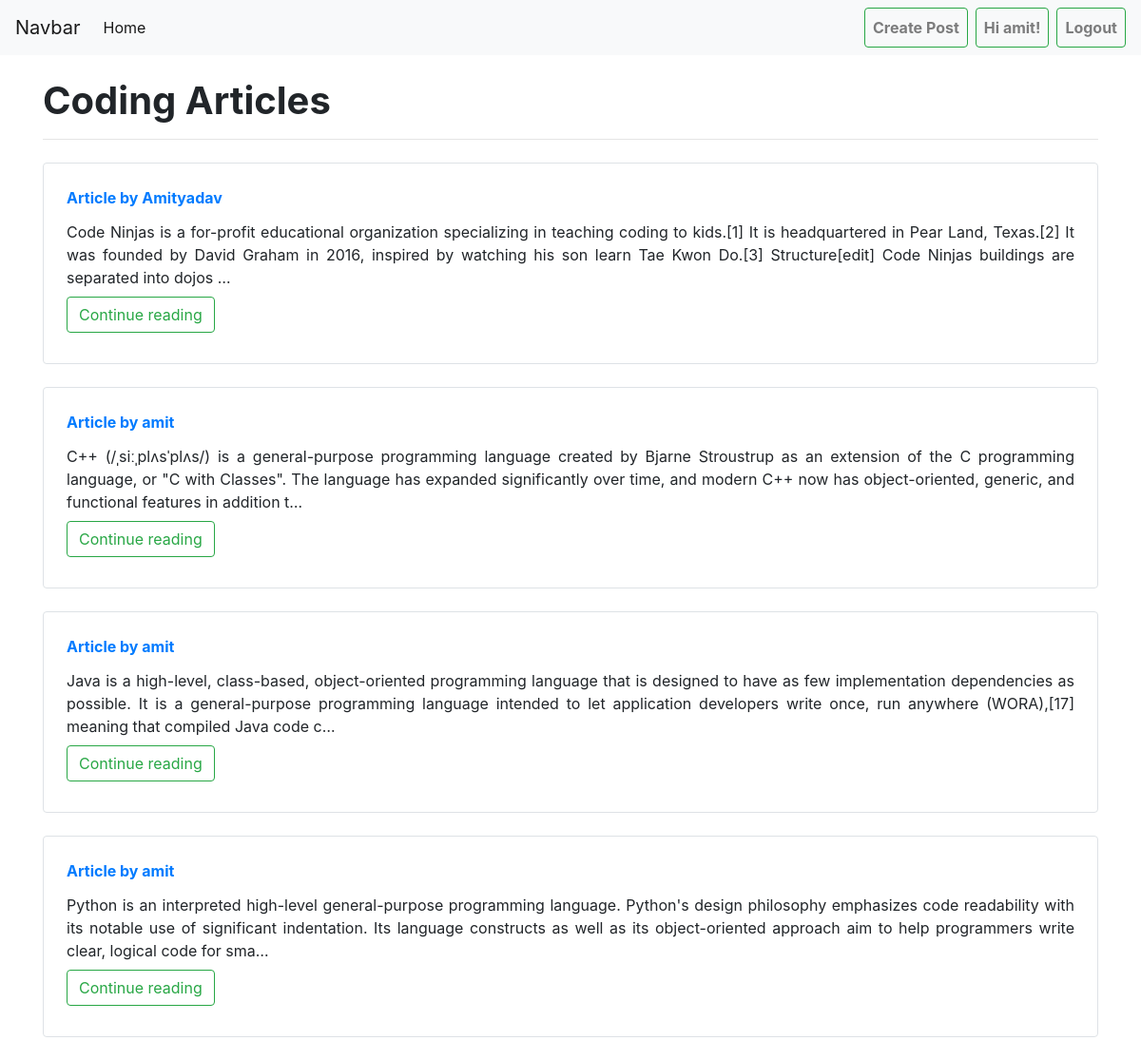
Screenshot of /bloghome (signed in) with the database file from the repository.
### user/models.py (models this page shows, shortened)
class Post(models.Model):
    user = models.ForeignKey(User, on_delete=models.CASCADE)
    text = models.TextField(blank = False, null = False)
    created_at = models.DateTimeField(default=timezone.now)
    updated_at = models.DateTimeField(default=timezone.now)

### user/views.py (the view)
# urls.py: path('bloghome',views.blogHome,),
def blogHome(request):
    allPosts=Post.objects.all()
    print(request.user.username)
    context={"allPosts":allPosts}
    return render(request,"user/blogHome.html",context)

### user/templates/user/blogHome.html (shortened to what this page needs)
{% extends 'user/base.html' %}
{% load crispy_forms_tags %}
{% block content %}
<div class="container my-4 text-justify">
    <h1><b>Coding Articles</b></h1>
    <hr>
    {% for post in allPosts %}
    <div style="background-color:white;" class="row no-gutters border rounded overflow-hidden flex-md-row mb-4 shadow-sm h-md-250 position-relative my-4 cbox">
        <div class="col p-4 d-flex flex-column position-static">
          <strong class="d-inline-block mb-2 text-primary">Article by {{post.user}}</strong>
          <p class="card-text mb-auto">{{post.text|truncatechars:300}}</p>
          <div class="my-2">
          <a href="/detail/{{post.id}}" role="button" class="btn btn-outline-success">Continue reading</a>
          </div>
        </div>
      </div>
    {% endfor %}
</div>
{% endblock content %}

### user/templates/user/base.html (shortened to what this page needs)
<!doctype html>
<html lang="en">
<head>
    <link rel="stylesheet" href="https://maxcdn.bootstrapcdn.com/bootstrap/4.0.0/css/bootstrap.min.css"
>
</head>
<body>
    <nav class="navbar navbar-expand-lg navbar-light bg-light">
        <a class="navbar-brand" href="#">Navbar</a>
        <div class="collapse navbar-collapse" id="navbarSupportedContent">
        {% if request.user.is_authenticated %}
            <ul class="navbar-nav mr-auto">
                <li class="nav-item active">
                    <a class="nav-link" href="/">Home <span class="sr-only">(current)</span></a>
                </li>
            </ul>
        {% endif %}
            <ul class="navbar-nav ml-auto">
                {% if request.user.is_authenticated %}
                <li class="nav-item">
                    <a class="nav-link btn btn-outline-success ml-2" href="/createpost"><b>Create Post</b></a>
                </li>
                <li class="nav-item">
                    <a class="nav-link btn btn-outline-success ml-2" href=""><b>Hi {{request.user}}!</b></a>
                </li>
                 <li class="nav-item ">
                    <a class="nav-link btn btn-outline-success ml-2" href="/logout"><b>Logout</b></a>
                </li>
                {% endif %}
            </ul>
        </div>
    </nav>
    {% block content %}
    {% endblock content %}
</body>
</html>

### rows the page displays
Post: user "Amityadav", text "Code Ninjas is a for-profit educational organization specializing in teaching coding to kids.[1] It is headquartered in Pear Land, Texas.[2] It was founded by David Graham in 2016, inspired by watching his son learn Tae Kwon Do.[3] Structure[edit] Code Ninjas buildings are separated into dojos …"
Post: user "amit", text "C++ (/ˌsiːˌplʌsˈplʌs/) is a general-purpose programming language created by Bjarne Stroustrup as an extension of the C programming language, or \"C with Classes\". The language has expanded significantly over time, and modern C++ now has object-oriented, generic, and functional features in addition t…"
Post: user "amit", text "Java is a high-level, class-based, object-oriented programming language that is designed to have as few implementation dependencies as possible. It is a general-purpose programming language intended to let application developers write once, run anywhere (WORA),[17] meaning that compiled Java code c…"
Post: user "amit", text "Python is an interpreted high-level general-purpose programming language. Python's design philosophy emphasizes code readability with its notable use of significant indentation. Its language constructs as well as its object-oriented approach aim to help programmers write clear, logical code for sma…"

### other values shown
{{ request.user }} "amit"
